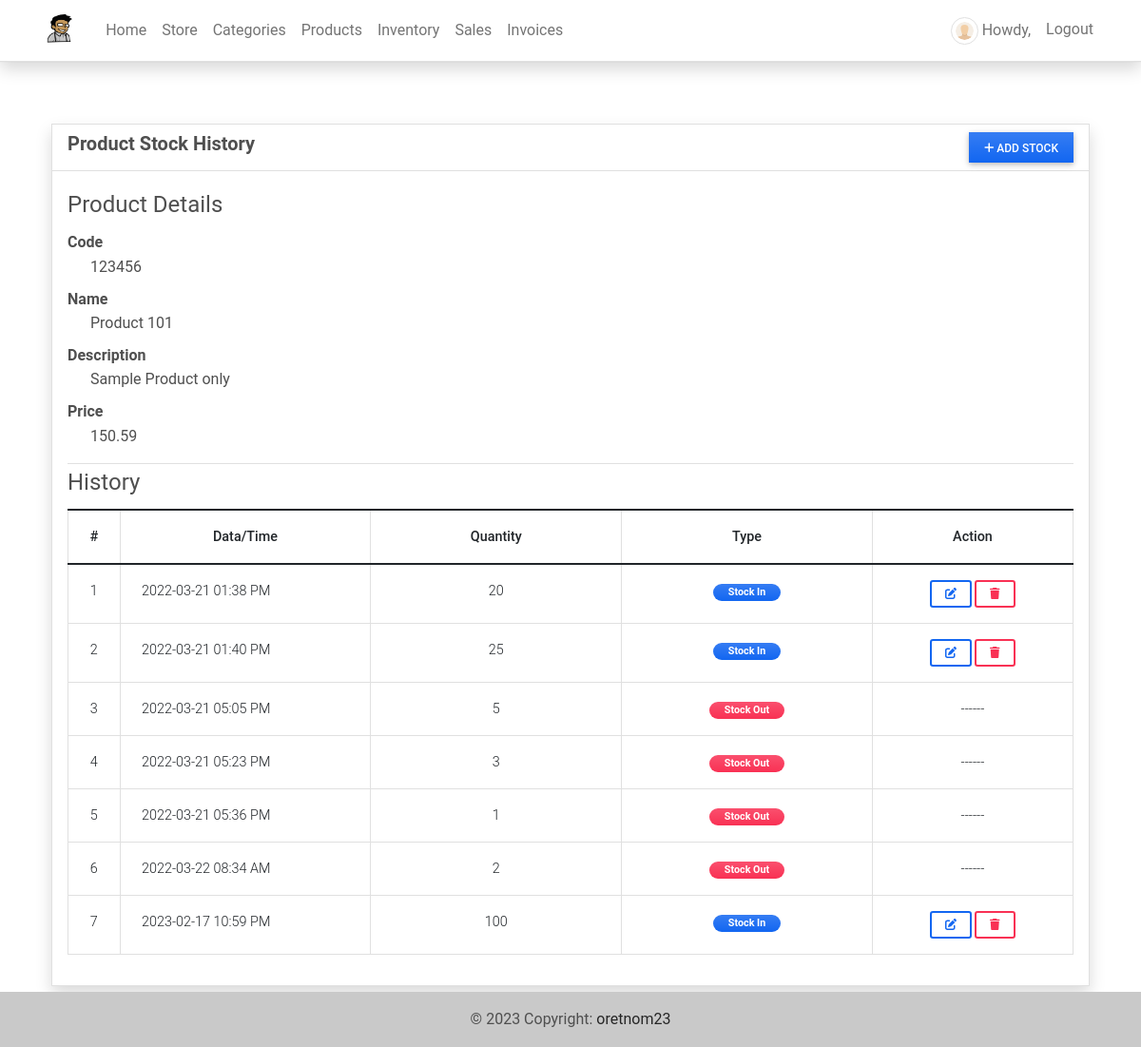
Page /inventory/1 (signed in) on the committed database.
### imsApp/models.py (models this page shows, shortened)
class Product(models.Model):
    code=models.CharField(max_length=100,blank=True, null=True)
    name=models.CharField(max_length=250,blank=True, null=True)
    description = models.TextField()
    price = models.FloatField(default=0)
    status = models.CharField(max_length=2, choices=(('1','Active'),('2','Inactive')), default=1)
    date_created = models.DateTimeField(default=timezone.now)
    date_updated = models.DateTimeField(auto_now=True)
    def __str__(self):
        return self.code + ' - ' + self.name

class Stock(models.Model):
    product = models.ForeignKey(Product, on_delete=models.CASCADE)
    quantity = models.FloatField(default=0)
    type = models.CharField(max_length=2,choices=(('1','Stock-in'),('2','Stock-Out')), default = 1)
    date_created = models.DateTimeField(default=timezone.now)
    date_updated = models.DateTimeField(auto_now=True)

### imsApp/auth.py (the view)
    def wrapper_function(request,*args,**kwargs):
        if request.user.is_superuser:
            return view_function(request,*args,**kwargs)
        else:
            return redirect('home-page')

### imsApp/auth.py (called while the page is built)
def admin_only(view_function):
    def wrapper_function(request,*args,**kwargs):
        if request.user.is_superuser:
            return view_function(request,*args,**kwargs)
        else:
            return redirect('home-page')
    return wrapper_function

### imsApp/views.py (called while the page is built)
@admin_only
@login_required
def inv_history(request, pk= None):
    context['page_title'] = 'Inventory History'
    if pk is None:
        messages.error(request, "Product ID is not recognized")
        return redirect('inventory-page')
    else:
        product = Product.objects.get(id = pk)
        stocks = Stock.objects.filter(product = product).all()
        context['product'] = product
        context['stocks'] = stocks
        return render(request, 'inventory-history.html', context )

### imsApp/templates/inventory-history.html (shortened to what this page needs)
{% extends 'base.html' %} {% load humanize %} {% block pageContent %}
<div class="container pt-3">
    <div class="card card-default border shadow rounded-0">
        <div class="card-header">
            <div class="w-100 d-flex justify-content-between">
                <h5 class="fw-bolder card-title">Product Stock History</h5>
                <button class="btn btn-primary btn-sm rounded-0 bg-gradient px-3" type="button" id="add_stock"><i class="fa fa-plus"></i> Add Stock</button>
            </div>
        </div>
        <div class="card-body">
            <div class="conteiner-fluid">
                <fieldset class="border-bottom">
                    <legend>Product Details</legend>
                    <dl>
                        <dt class="tex-muted">Code</dt>
                        <dd class="ps-4">{{ product.code }}</dd>
                        <dt class="tex-muted">Name</dt>
                        <dd class="ps-4">{{ product.name }}</dd>
                        <dt class="tex-muted">Description</dt>
                        <dd class="ps-4">{{ product.description }}</dd>
                        <dt class="tex-muted">Price</dt>
                        <dd class="ps-4">{{ product.price|intcomma }}</dd>
                    </dl>
                </fieldset>
                <fieldset>
                    <legend>History</legend>
                    <table class="table table-bordered" id="stock-tbl">
                        <colgroup>
                            <col width="5%">
                            <col width="25%">
                            <col width="25%">
                            <col width="25%">
                            <col width="20%">
                        </colgroup>
                        <thead>
                            <th class="text-center">#</th>
                            <th class="text-center">Data/Time</th>
                            <th class="text-center">Quantity</th>
                            <th class="text-center">Type</th>
                            <th class="text-center">Action</th>
                        </thead>
                        <tbody>
                            {% for stock in stocks %}
                            <tr>
                                <td class="text-center">{{ forloop.counter }}</td>
                                <td class="">{{ stock.date_created|date:"Y-m-d h:i A" }}</td>
                                <td class="text-center">{{ stock.quantity|floatformat:0|intcomma }}</td>
                                <td class="text-center">
                                    {% if stock.type == '1' %}
                                    <span class="badge px-3 rounded-pill bg-primary bg-gradient">Stock In</span> {% else %}
                                    <span class="badge px-3 rounded-pill bg-danger bg-gradient">Stock Out</span> {% endif %}
                                </td>
                                <td class="text-center">
                                    {% if stock.type == '1' %}
                                    <a class="btn btn-outline-primary btn-sm edit-data" href="javascript:void(0)" data-id="{{ stock.pk }}" title="Edit">
                                        <i class="fa fa-edit"></i>
                                    </a>
                                    <button class="btn btn-outline-danger btn-sm delete-data" type="button" data-id="{{ stock.pk }}" title="Delete">
                                        <i class="fa fa-trash"></i>
                                    </button>
                                    {% else %}
                                    ------
                                    {% endif %}
                                </td>
                            </tr>
                            {% endfor %}
                        </tbody>
                    </table>
                </fieldset>
            </div>
        </div>
    </div>
</div>
{% endblock pageContent %}

### static/assets/default/css/style.css (style rules this page uses)
html, body { height: 100%; width: 100%; max-height: 100%; overflow: auto; display: flex; flex-direction: column; }

### rows in the picture
Product: code "123456", name "Product 101", description "Sample Product only", price "150.59"
Stock: date_created "2022-03-21 01:38 PM", quantity "20", type "Stock In"
Stock: date_created "2022-03-21 01:40 PM", quantity "25", type "Stock In"
Stock: date_created "2022-03-21 05:05 PM", quantity "5", type "Stock Out"
Stock: date_created "2022-03-21 05:23 PM", quantity "3", type "Stock Out"
Stock: date_created "2022-03-21 05:36 PM", quantity "1", type "Stock Out"
Stock: date_created "2022-03-22 08:34 AM", quantity "2", type "Stock Out"
Stock: date_created "2023-02-17 10:59 PM", quantity "100", type "Stock In"
